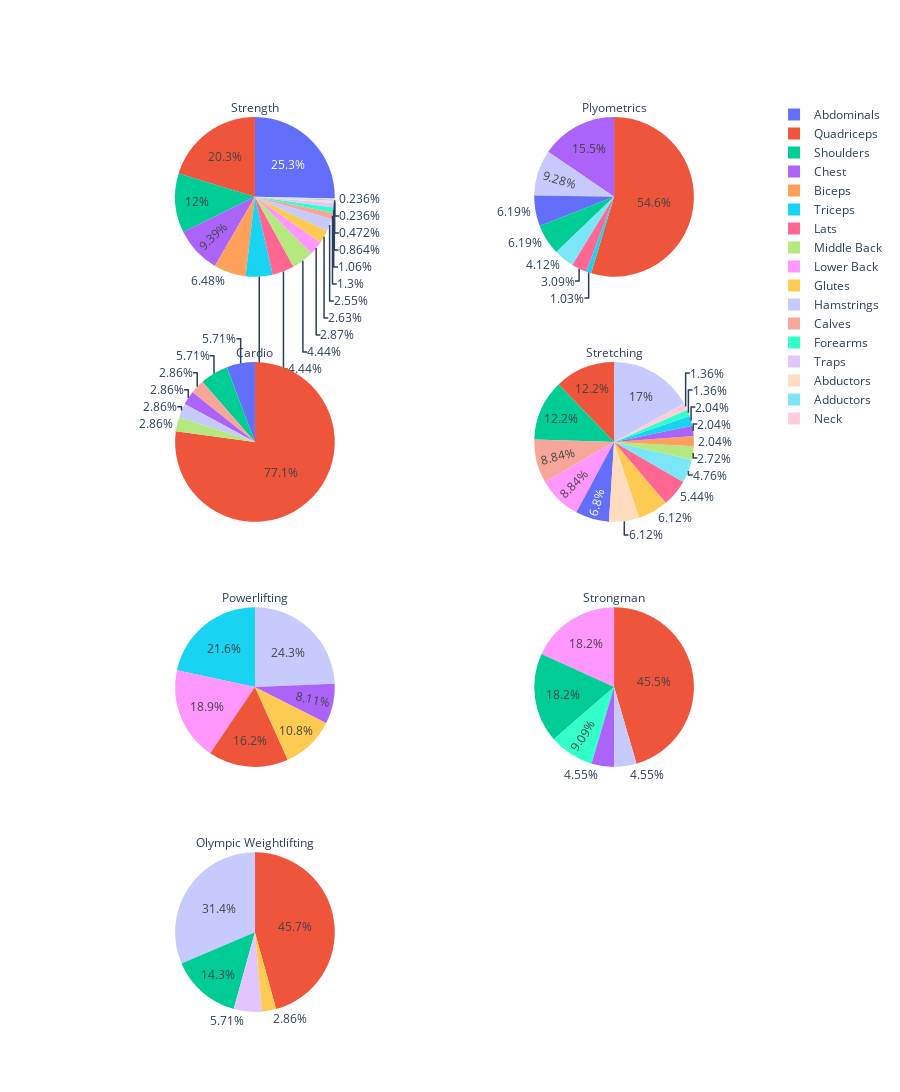

Notebook source saved alongside this figure:
### Code cell
fig = make_subplots(
    rows = 4,
    cols = 2,
    specs = [[{"type":"domain"},{"type":"domain"}],
            [{"type":"domain"},{"type":"domain"}],
            [{"type":"domain"},{"type":"domain"}],
            [{"type":"domain"},{"type":"domain"}]
        ]
)

row = 1
col = 1

for i in range(len(categories)):
    fig.add_trace(
        go.Pie(
            title  = categories[i],
            values = categoryDfs[i]["index"].values,
            labels = categoryDfs[i].index.get_level_values("BodyPart"),
        ),
        row = row,
        col = col
    )

    if col == 1:
        col += 1
    elif col == 2:
        col = 1
        row += 1

fig.update_layout(height=1400, showlegend=True)

### Figure 1 — Plotly figure (JSON) as saved in the notebook; plotly's stock layout.template omitted (floating-point values rounded to 4 significant figures)
{"data": [{"domain": {"x": [0, 0.45], "y": [0.8063, 1]}, "labels": ["Abdominals", "Abductors", "Adductors", "Biceps", "Calves", "Chest", "Forearms", "Glutes", "Hamstrings", "Lats", "Lower Back", "Middle Back", "Neck", "Quadriceps", "Shoulders", "Traps", "Triceps"], "title": {"text": "Strength"}, "type": "pie", "values": [644, 12, 6, 165, 33, 239, 27, 67, 65, 113, 73, 113, 6, 516, 305, 22, 139]}, {"domain": {"x": [0.55, 1], "y": [0.8063, 1]}, "labels": ["Abdominals", "Adductors", "Chest", "Hamstrings", "Lats", "Quadriceps", "Shoulders", "Triceps"], "title": {"text": "Plyometrics"}, "type": "pie", "values": [6, 4, 15, 9, 3, 53, 6, 1]}, {"domain": {"x": [0, 0.45], "y": [0.5375, 0.7312]}, "labels": ["Abdominals", "Calves", "Chest", "Hamstrings", "Middle Back", "Quadriceps", "Shoulders"], "title": {"text": "Cardio"}, "type": "pie", "values": [2, 1, 1, 1, 1, 27, 2]}, {"domain": {"x": [0.55, 1], "y": [0.5375, 0.7312]}, "labels": ["Abdominals", "Abductors", "Adductors", "Biceps", "Calves", "Chest", "Forearms", "Glutes", "Hamstrings", "Lats", "Lower Back", "Middle Back", "Neck", "Quadriceps", "Shoulders", "Triceps"], "title": {"text": "Stretching"}, "type": "pie", "values": [10, 9, 7, 3, 13, 3, 2, 9, 25, 8, 13, 4, 2, 18, 18, 3]}, {"domain": {"x": [0, 0.45], "y": [0.2687, 0.4625]}, "labels": ["Chest", "Glutes", "Hamstrings", "Lower Back", "Quadriceps", "Triceps"], "title": {"text": "Powerlifting"}, "type": "pie", "values": [3, 4, 9, 7, 6, 8]}, {"domain": {"x": [0.55, 1], "y": [0.2687, 0.4625]}, "labels": ["Chest", "Forearms", "Hamstrings", "Lower Back", "Quadriceps", "Shoulders"], "title": {"text": "Strongman"}, "type": "pie", "values": [1, 2, 1, 4, 10, 4]}, {"domain": {"x": [0, 0.45], "y": [0, 0.1938]}, "labels": ["Glutes", "Hamstrings", "Quadriceps", "Shoulders", "Traps"], "title": {"text": "Olympic Weightlifting"}, "type": "pie", "values": [1, 11, 16, 5, 2]}], "layout": {"height": 1400, "showlegend": true}}
